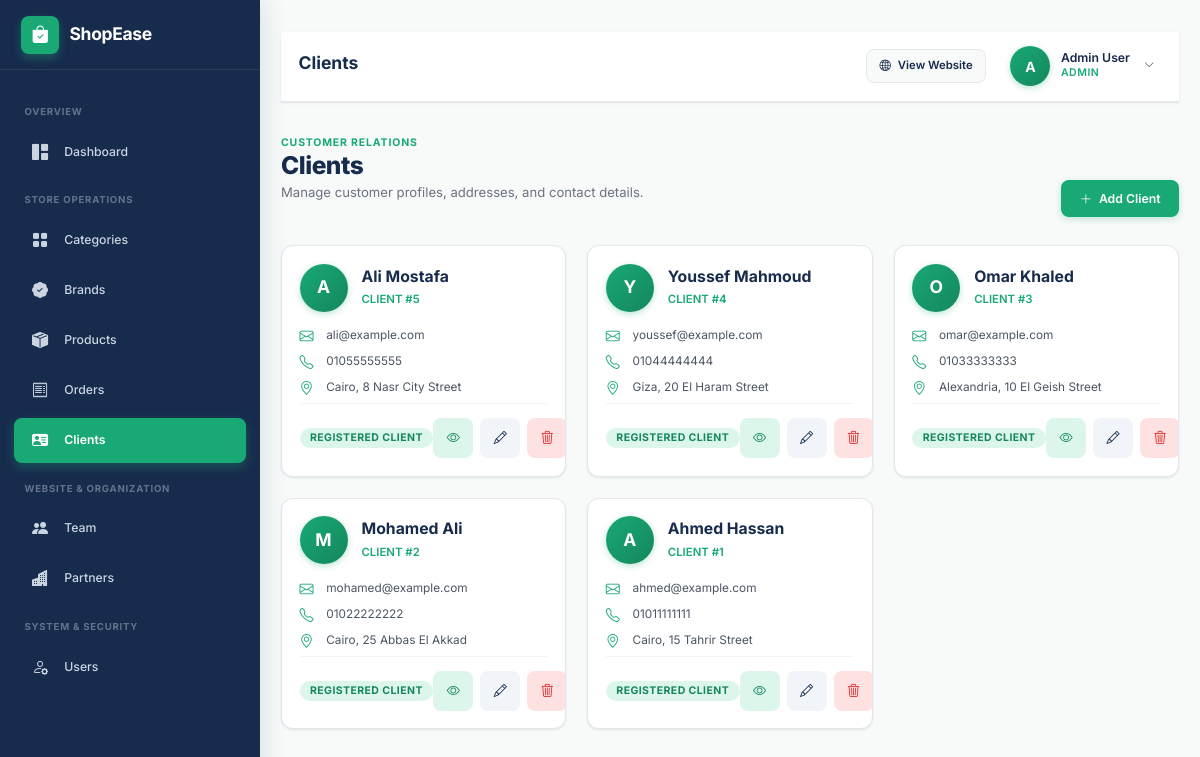
The page /admin/pages/clients/index.php (signed in) on the database its author committed.
### tables this page shows
CREATE TABLE `clients` (
  `id` int(10) UNSIGNED NOT NULL,
  `user_id` int(10) UNSIGNED NOT NULL,
  `phone` varchar(20) NOT NULL,
  `address` varchar(255) NOT NULL,
  `city` varchar(100) NOT NULL,
  `created_at` timestamp NOT NULL DEFAULT current_timestamp()
);

CREATE TABLE `users` (
  `id` int(10) UNSIGNED NOT NULL,
  `name` varchar(100) NOT NULL,
  `email` varchar(150) NOT NULL,
  `password` varchar(255) NOT NULL,
  `role` enum('Admin','Client','Staff') NOT NULL DEFAULT 'Client',
  `created_at` timestamp NOT NULL DEFAULT current_timestamp()
);

### admin/pages/clients/index.php (the view, shortened to what this page needs)
<?php
include '../../includes/header.php';
include '../../../config/database.php';
$query = 'SELECT
            clients.id,
            users.name,
            users.email,
            clients.phone,
            clients.city,
            clients.address,
            clients.created_at
          FROM clients
          JOIN users ON clients.user_id = users.id
          ORDER BY clients.id DESC;';
$result = mysqli_query($conn, $query);
$clientsList = [];
if ($result) {
    while ($row = mysqli_fetch_assoc($result)) {
        $clientsList[] = $row;
    }
}
?>
<div class="admin-layout">
    <?php include '../../includes/sidebar.php'; ?>
    <main class="admin-content">
        <?php include '../../includes/navbar.php'; ?>
        <div class="page-header">
            <div>
                <span class="page-eyebrow">CUSTOMER RELATIONS</span>
                <h1>Clients</h1>
                <p>Manage customer profiles, addresses, and contact details.</p>
            </div>
            <div class="page-actions">
                <a href="create.php" class="btn btn-primary">
                    <i class="bi bi-plus-lg"></i>
                    <span>Add Client</span>
                </a>
            </div>
        </div>
        <?php if (!empty($clientsList)) { ?>
            <div class="entity-card-grid">
                <?php foreach ($clientsList as $client) { ?>
                    <article class="entity-card">
                        <div class="entity-card-body">
                            <div class="d-flex align-items-center gap-3 mb-3">
                                <div class="admin-avatar" style="width: 48px; height: 48px; font-size: 1.25rem;">
                                    <?= strtoupper(substr($client['name'], 0, 1)) ?>
                                </div>
                                <div>
                                    <h2 class="entity-title m-0"><?= htmlspecialchars($client['name']); ?></h2>
                                    <span class="entity-subtitle m-0">CLIENT #<?= $client['id']; ?></span>
                                </div>
                            </div>
                            <div class="info-row">
                                <i class="bi bi-envelope"></i>
                                <span class="text-truncate"><?= htmlspecialchars($client['email']); ?></span>
                            </div>
                            <div class="info-row">
                                <i class="bi bi-telephone"></i>
                                <span><?= htmlspecialchars($client['phone'] ?? 'N/A'); ?></span>
                            </div>
                            <div class="info-row">
                                <i class="bi bi-geo-alt"></i>
                                <span><?= htmlspecialchars(($client['city'] ?? '') . ($client['address'] ? ', ' . $client['address'] : '')); ?></span>
                            </div>
                            <div class="entity-card-footer">
                                <span class="badge badge-mint">Registered Client</span>
                                <div class="icon-action-group">
                                    <a href="show.php?id=<?= $client['id']; ?>" class="icon-action action-view" aria-label="View client" title="View Client Details">
                                        <i class="bi bi-eye"></i>
                                    </a>
                                    <a href="edit.php?id=<?= $client['id']; ?>" class="icon-action action-edit" aria-label="Edit client" title="Edit Client">
                                        <i class="bi bi-pencil"></i>
                                    </a>
                                    <a href="delete.php?id=<?= $client['id']; ?>" class="icon-action action-delete" aria-label="Delete client" title="Delete Client">
                                        <i class="bi bi-trash3"></i>
                                    </a>
                                </div>
                            </div>
                        </div>
                    </article>
                <?php } ?>
            </div>
        <?php } ?>
    </main>
</div>
<?php include '../../includes/footer.php'; ?>

### rows shown on the page
clients: user.name "A", user.name "Ali Mostafa", id "5", user.email "ali@example.com", phone "01055555555", city+address "Cairo, 8 Nasr City Street"
clients: user.name "Y", user.name "Youssef Mahmoud", id "4", user.email "youssef@example.com", phone "01044444444", city+address "Giza, 20 El Haram Street"
clients: user.name "O", user.name "Omar Khaled", id "3", user.email "omar@example.com", phone "01033333333", city+address "Alexandria, 10 El Geish Street"
clients: user.name "M", user.name "Mohamed Ali", id "2", user.email "mohamed@example.com", phone "01022222222", city+address "Cairo, 25 Abbas El Akkad"
clients: user.name "A", user.name "Ahmed Hassan", id "1", user.email "ahmed@example.com", phone "01011111111", city+address "Cairo, 15 Tahrir Street"

### other values the page prints
$pageHeading "Clients"
substr($_SESSION['admin_name'] ?? 'A', 0, 1) "A"
$_SESSION['admin_name'] "Admin User"
$_SESSION['admin_role'] "ADMIN"
